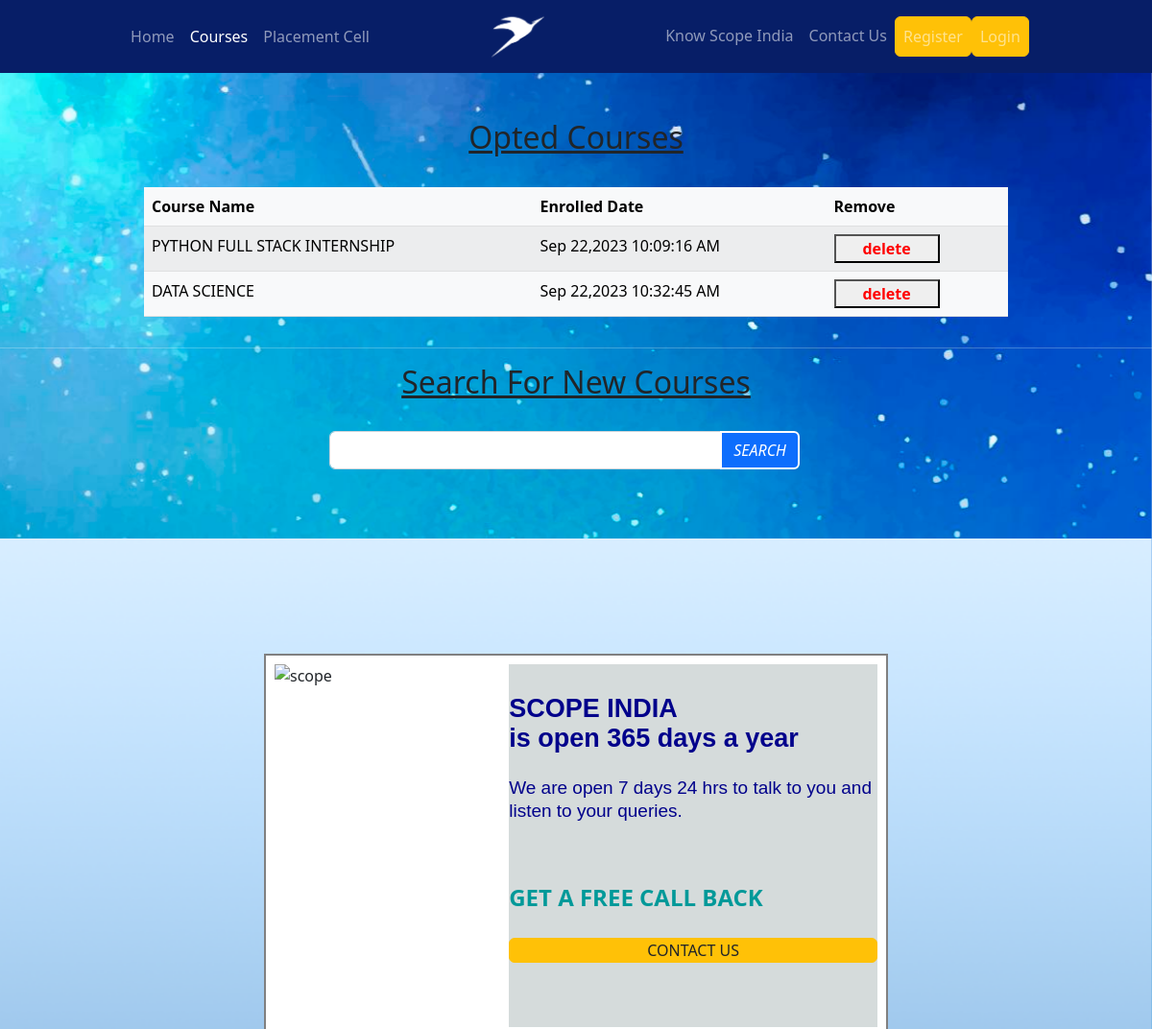
Page /enroll/ (upper part) on the earlier database version.
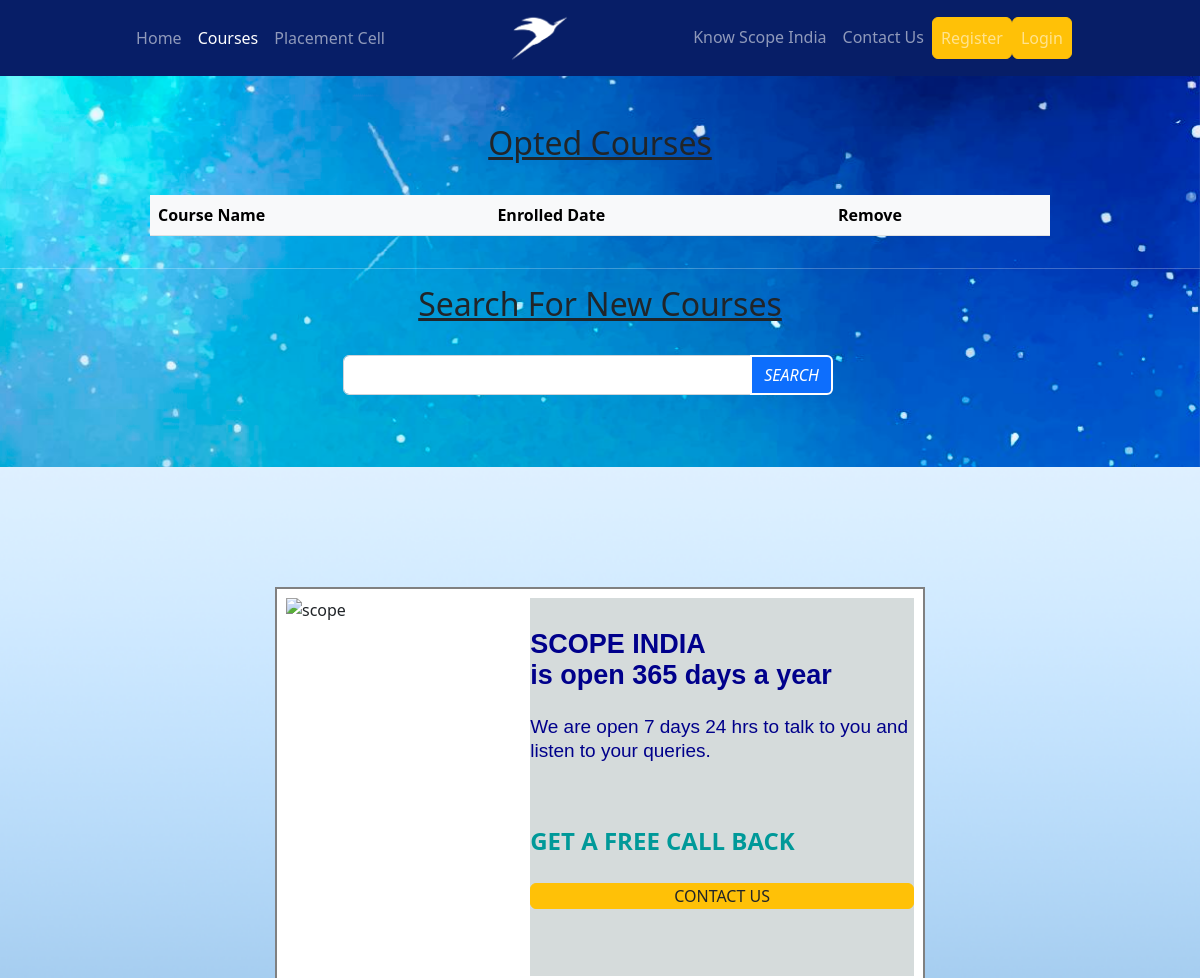
Same page on the later database version.
### appname/models.py (models this page shows, shortened)
class Opted_course(models.Model):
    coursename = models.CharField(max_length=200)
    courseid = models.ForeignKey(Courses, on_delete=models.CASCADE)
    userid = models.ForeignKey(Registration, on_delete=models.CASCADE)
    joindate = models.CharField(max_length=200)

### appname/views.py (the view)
# urls.py: path('enroll/', views.enroll, name='enroll'),
def enroll(request):
    if request.method == "POST":
        course_id = request.POST['course_id']
        user_id = request.session["user"][0]['userId']
        course_name = request.POST['course_name']
        course = Courses.objects.get(pk=course_id)
        user = Registration.objects.get(pk=user_id)
        optedcourse = Opted_course()
        optedcourse.courseid = course
        optedcourse.userid = user
        optedcourse.coursename = course_name
        date = datetime.datetime.now().strftime("%b %d,%Y %I:%M:%S %p")
        optedcourse.joindate = date
        optedcourse.save()
        return redirect('enroll')
    else:
        optedcourse = Opted_course.objects.all()
    return render(request, 'appname/enroll.html', {'optedcourse': optedcourse})

### templates/appname/enroll.html (shortened to what this page needs)
        {%  extends 'appname/layout.html' %}
        {% load static %}
        {% block content-1 %}
<div style="background-image: url('/static/images/galaxyy.jpg');background-repeat:no-repeat;
background-position:center top;background-attachment:fixed;
background-size:cover"><br><br>
    <h2><u>Opted Courses</u></h2><br>
<div class="d-flex justify-content-center">
<table class="table table-light table-center table-striped w-75">
  <thead>
    <tr>
      <th scope="col">Course Name</th>
      <th scope="col">Enrolled Date</th>
      <th scope="col">Remove</th>
    </tr>
  </thead>
  <tbody>
  {% for opt in optedcourse %}
    <tr>
      <td scope="row">{{opt.coursename}}</td>
      <td>{{opt.joindate}}</td>
      <th><button style="color:red;width:110px;height:30px;"  onclick="removeCourse({{opt.id}})"><b>delete</b></button></th>
    </tr>
  {% endfor %}
  </tbody>
  </table>
</div><hr>
    <h2><u>Search For New Courses</u></h2><br>
    <div class="row w-100" >
        <div class="d-flex justify-content-center align-items-center">
        <div class="col-5">
    <div class="input-group">
        <input type="search" id="form1" class="form-control" name="search" />
<button id="course-search-input" type="button" class="btn btn-primary"
          style="border:2px solid white;">
          <i class="fas fa-search">SEARCH</i>
        </button>
     </div>
        </div>
        </div>
     </div>
<br><br><br>
        {% endblock %}

### templates/appname/layout.html (shortened to what this page needs)
<!DOCTYPE html>
<html lang="en">
{% load static %}
<head>
    <link rel="stylesheet" href="https://cdn.jsdelivr.net/npm/bootstrap@5.2.3/dist/css/bootstrap.min.css">
</head>
<body>
 <nav class="navbar navbar-expand-lg navbar-dark navhead">
    <div class="container-fluid">
        <div class="collapse navbar-collapse justify-content-evenly" id="navbarSupportedConent">
            <ul class="navbar-nav mb-lg-0">
                <li class="nav-item">
                    <a class="nav-link white-text" aria-current="page" href="{% url 'home' %}">Home</a>
                </li>
                <li class="nav-item">
                    <a class="nav-link active white-text" href="{% url 'courses' %}">Courses</a>
                </li>
                <li class="nav-item">
                    <a class="nav-link white-text" href="{% url 'placement' %}">Placement Cell</a>
                </li>
            </ul>
            <div class="navbar-nav mb-lg-0 d-md-block d-none">
                <img src="{% static 'images\scope-india-bird.png' %}" width="60" alt="scope logo"/>
            </div>
            <ul class="navbar-nav mb-lg-0">
                <li class="nav-item">
                    <a class="nav-link white-text" aria-current="page" href="{% url 'about' %}">Know Scope India</a>
                </li>
                <li class="nav-item">
                    <a class="nav-link white-text" href="{% url 'contact_us' %}">Contact Us</a>
                </li>
                <li class="nav-item">
                    <a class="btn btn-warning nav-link white-text" href="{% url 'registration' %}">Register </a>
                </li>
                {% if 'user' in request.session %}
                <li class="nav-item dropdown">
          <a class="nav-link dropdown-toggle" href="#" id="navbarDropdown" role="button" data-bs-toggle="dropdown" aria-expanded="false"></a>
          <ul class="dropdown-menu" aria-labelledby="navbarDropdown">
            <li><a class="dropdown-item" href="{% url 'dashboard' %}">My Profile</a></li>
            <li><a class="dropdown-item" href="{% url 'edit' %}">Update Profile</a></li>
            <li><a class="dropdown-item" href="{% url 'logout' %}">Logout</a></li>
          </ul>
        </li>
                {% else %}
                <li class="nav-item">
                    <a class="btn btn-warning nav-link white-text" href="{% url 'login' %}">Login </a>
                </li>
                {% endif %}
            </ul>
        </div>
    </div>
 </nav>
{% block content-1 %}
{% endblock %}
<div style="background-image: url('/static/images/blue-white.png');margin:auto;
background-repeat:no-repeat;background-position:center top; background-attachment:fixed;
background-size:cover; height:900px;">
    <br> <br> <br> <br> <br>
        <div style="width:650px; height:400px;background-color:white;border-collapse:collapse;
border:2px solid grey;margin-left:auto;margin-right:auto;display:flex;">
            <img class="" src="{% static 'images\women call.jpg' %}" style="width:240px; margin-left:9px;
 margin-top:9px;margin-bottom:9px" alt="scope"/>
            <div style="width:390px;margin-right:9px;margin-top:9px;margin-bottom:9px;background-color:#D5DBDB">
                <span style="color:darkblue; font:message-box; font-weight:700;margin-top:7px;
            text-align:center;font-size:27px;"><br>
                SCOPE INDIA<br> is open 365 days a year</span><br><br>
                <span style="color:darkblue;font:message-box;margin-top:5px; text-align:center;font-size:19px; ">
                We are open 7 days 24 hrs to talk to you and listen to your queries.</span><br><br>
                <span style="color:#009999;font:calibri;font-weight:700;margin-top:5px;
             text-align:center;font-size:24px; "><br>
                GET A FREE CALL BACK</span><br><br>
                <a class="btn btn-warning nav-link white-text" href="{% url 'contact_us' %}">CONTACT US </a>
            </div>
        </div>
</div>
 </body>
</html>

### templates/appname/layout.html (style rules this page uses)
.navhead { background-color:#071e67; }

### templates/appname/enroll.html (style rules this page uses)
h2 { align-items:center; justify-content:center; display:flex; }
hr { color:white; }

Differences in the rows shown:
removed Opted_course: coursename "PYTHON FULL STACK INTERNSHIP", joindate "Sep 22,2023 10:09:16 AM", {{ opt.id }} 3 (drawn)
removed Opted_course: coursename "DATA SCIENCE", joindate "Sep 22,2023 10:32:45 AM"
